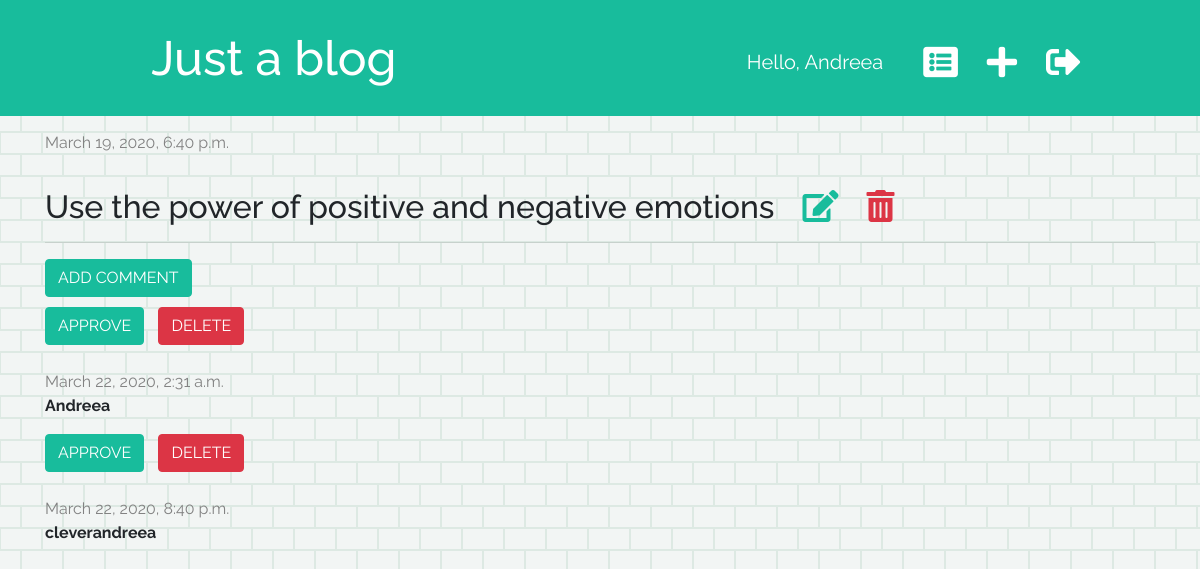
The app's page /post/4/ (signed in) with its own data.
### blog/models.py (models this page shows, shortened)
class Post(models.Model):
    author = models.ForeignKey('auth.User', on_delete=models.CASCADE)
    title = models.CharField(max_length=200)
    text = models.TextField()
    created_date = models.DateTimeField(default=timezone.now)
    published_date = models.DateTimeField(blank=True, null=True)

class Comment(models.Model):
    post = models.ForeignKey('blog.Post', on_delete=models.CASCADE, related_name='comments')
    author = models.CharField(max_length=20)
    text = models.TextField()
    created_date = models.DateTimeField(default=timezone.now())
    approved = models.BooleanField(default=False)

### blog/views.py (the view)
# urls.py: path('post/<int:pk>/', views.post_detail, name='post_detail'),
def post_detail(request, pk):
    post = get_object_or_404(Post, pk=pk)
    stuff_for_frontend = {'post': post}
    return render(request, 'blog/post_detail.html', stuff_for_frontend)

### blog/templatetags/markdownify.py (called while the page is built)
@register.filter
def markdown(value):
    renderer = HighlightRenderer()
    markdown = mistune.Markdown(renderer=renderer)
    return markdown(value)

### blog/templates/blog/post_detail.html (shortened to what this page needs)
{% extends 'blog/base.html' %}
{% load markdownify %}
{% block content %}
    <div class="post">
        <div class="date">
            {{ post.published_date }}
        </div>
        <h2 class="detail">{{ post.title }} {% if user.is_authenticated %}
            <a href="{% url 'post_edit' pk=post.pk %}"><i class="fas fa-edit" style="color: #18BC9C;"></i></a>
            <a href="{% url 'post_delete' pk=post.pk %}"
               onclick="return confirm('Are you sure you want to delete this post?')">
                <i class="fas fa-trash-alt" style="color: #dc3545;"></i></a>
            {% endif %}
        </h2>
    </div>
    <hr>
    <a href="{% url 'add_comment_to_post' pk=post.pk %}" class="btn btn-primary">ADD COMMENT</a>
    {% for comment in post.comments.all %}
        {% if user.is_authenticated or comment.approved %}
            <div class="comment">
                {% if not comment.approved and user.is_superuser %}
                <a href="{% url 'comment_approve' pk=comment.pk %}" class="btn btn-primary">APPROVE</a>
                <a href="{% url 'comment_remove' pk=comment.pk %}" class="btn btn-danger"
                    onclick="return confirm('Are you sure you want to delete this comment?')">DELETE</a>
                {% endif%}
                <div class="date">
                    {{ comment.created_date }}
                </div>
                <p><strong>{{ comment.author }}</strong></p>
            </div>
        {% endif %}
    {% empty %}
        <p class="no-comment">Be the first to comment on this topic...</p>
    {% endfor %}
{% endblock %}

### blog/templates/blog/base.html (shortened to what this page needs)
{% load static %}
<!DOCTYPE html>
<html lang="en">
<head>
    <link rel="stylesheet" href="https://stackpath.bootstrapcdn.com/bootstrap/4.4.1/css/bootstrap.min.css">
    <link rel="stylesheet" href="https://use.fontawesome.com/releases/v5.2.0/css/all.css">
    <link rel="stylesheet" href="{% static 'css/blog.css' %}">
    <link rel="stylesheet" href="{% static 'css/zenburn.css' %}">
</head>
<body>
<div class="page-header">
    {% if user.is_authenticated %}
        <div class="top-menu-right">
            <a href="{% url 'post_draft_list' %}"><i class="fas fa-list-alt"></i></a>
            <a href="{% url 'post_new' %}"><i class="fas fa-plus"></i></a>
            <p class="top-menu">Hello, {{ user.username}}</p>
            <a href="{% url 'logout' %}"><i class="fas fa-sign-out-alt"></i></a>
        </div>
    {% else %}
    <div class="top-menu-right">
        <a href="{% url 'login' %}"><p class="login">Login</p><i class="fas fa-sign-in-alt"></i></a>
    </div>
    {% endif %}
    <h1><a href="{% url 'post_list' %}">Just a blog</a></h1>
</div>
<div class="content container">
    <div class="row">
        <div class="col-md-12">
            {% block content %}{% endblock%}
        </div>
    </div>
</div>
</body>
</html>

### blog/static/css/blog.css (style rules this page uses)
.page-header { background-color: #18BC9C; margin-top: 0; padding: 20px 20px 20px 40px; }
.page-header h1, .page-header h1 a { color: #ffffff; font-size: 36pt; text-decoration: none; margin-left: 5%; }
h1, h2, h3, h4 { margin-top: 10px; }
body { font-family: 'Raleway', sans-serif; background-color: #f2f5f4; }
.date { padding: 15px 0px 0px 0px; color: #828282; }
.post h2 a { color: #000000; }
.btn-primary, .btn-primary:hover { background-color: #18BC9C; border-color: #18BC9C; margin-bottom: 10px; }
.top-menu-right { color: #ffffff; float: right; font-size: 26pt; margin-right: 100px; padding-top: 5px; }
.detail { margin-top: 15px; }
fa, .fas { padding-left: 20px; padding-top: 20px; color: #ffffff; }
.top-menu { float: left; font-size: 15pt; color: #ffffff; padding-right: 20px; padding-top: 22px; }
.btn-danger { margin-bottom: 10px; margin-left: 10px; }

### records on screen
Post: published_date "March 19, 2020, 6:40 p.m.", title "Use the power of positive and negative emotions"
Comment: approved "APPROVE", created_date "March 22, 2020, 2:31 a.m.", author "Andreea"
Comment: approved "APPROVE", created_date "March 22, 2020, 8:40 p.m.", author "cleverandreea"

### other values on screen
{{ user.username }} "Andreea"
